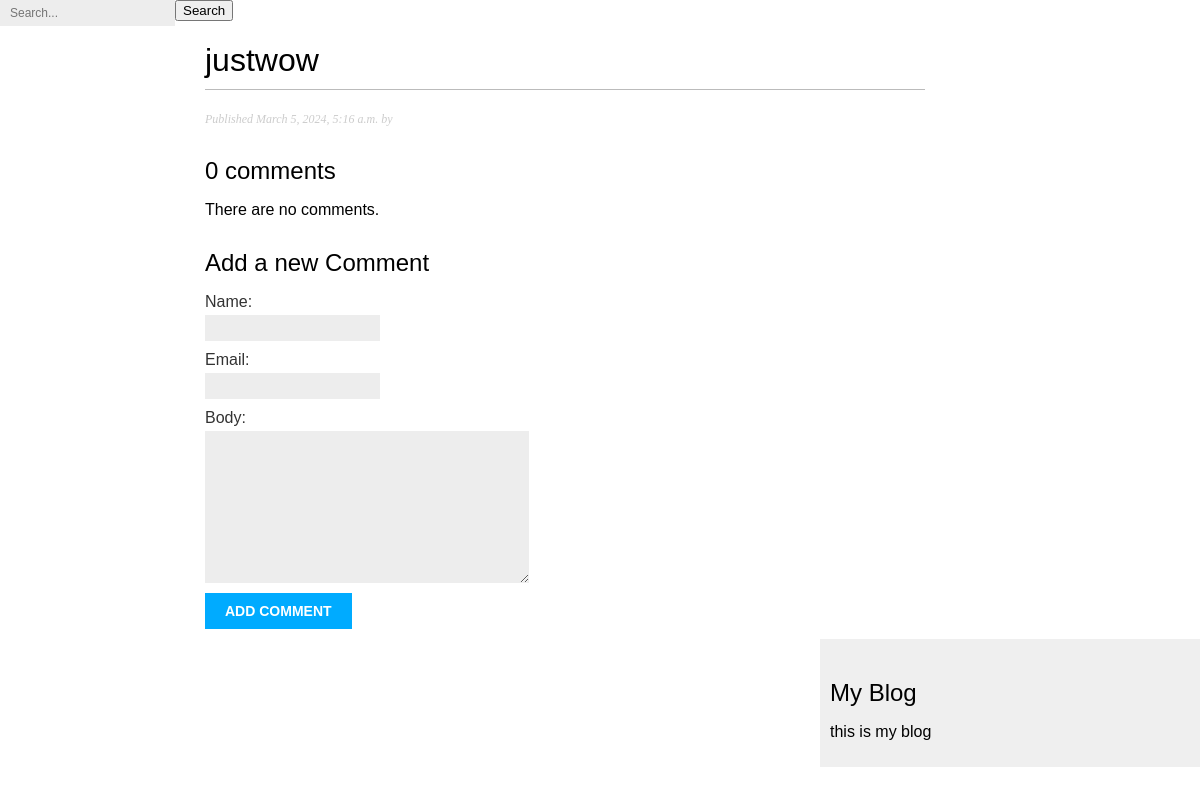
The page /thesis/2024/3/5/justwow/ on the database as committed earlier.
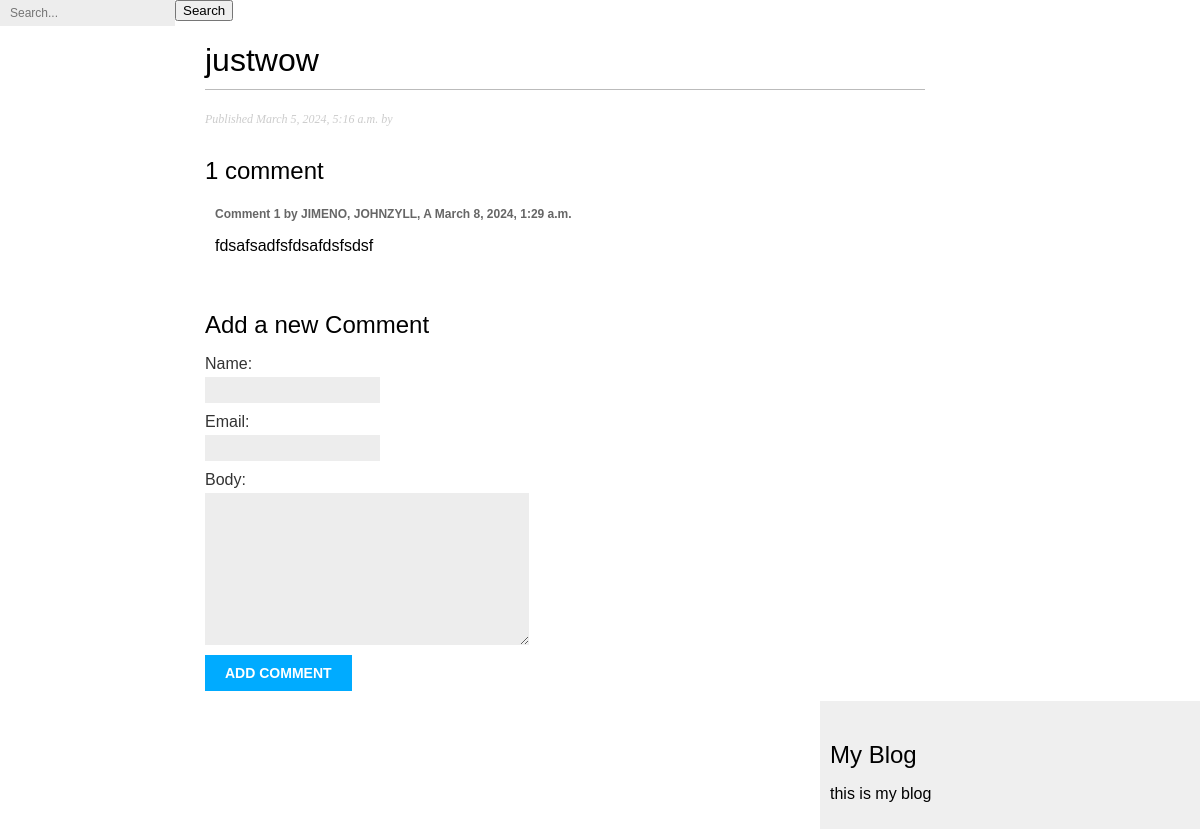
The same page on the database as committed later.
### thesis/models.py (models this page shows, shortened)
class Comment(models.Model):
    post = models.ForeignKey(Post,
                             on_delete=models.CASCADE,
                             related_name='comments')
    name = models.CharField(max_length=80)
    email=models.EmailField()
    body= models.TextField()
    created = models.DateTimeField(auto_now_add=True)
    updated= models.DateTimeField(auto_now=True)
    active=models.BooleanField(default=True)
    class Meta:
        ordering=['created']
        indexes = [
            models.Index(fields=['created']),
        ]

### thesis/views.py (the view)
def thesis_details(request, year, month, day, post):
    post = get_object_or_404(
        Post,
        status=Post.Status.PUBLISHED,
        publish__year=year,
        publish__month=month,
        publish__day=day,
        slug=post,
    )
    comments = post.comments.filter(active=True)
    form = CommentForm()
    return render(request, "thesis/post/detail.html", {"post": post,"comments": comments,
                   "form":form})

### thesis/forms.py
class CommentForm(ModelForm):
    class Meta:
        model = Comment
        fields = ["name", "email", "body"]

### thesis/templates/thesis/post/detail.html (shortened to what this page needs)
{% extends "base.html" %}
{% block content %}
  <h1>{{post.title}}</h1>
  <p class="date">
  Published {{post.publish}} by {{post.author}}
  </p>
  {% with comments.count as total_comments %}
    <h2>
      {{ total_comments }} comment{{ total_comments|pluralize}}
    </h2>
  {% endwith %}
  {% for comment in comments %}
      <div class="comment">
        <p class="info">
        Comment {{ forloop.counter }} by {{ comment.name }}
        {{ comment.created }}
        </p>
        {{ comment.body|linebreaks}}
      </div>
    {% empty %}
      <p>There are no comments. </p>
  {% endfor %}
  {% include "thesis/post/includes/comment_form.html" %}
{% endblock %}

Rows that differ between the two databases and show on the page:
added Comment: name "JIMENO, JOHNZYLL, A", created "March 8, 2024, 1:29 a.m.", body "fdsafsadfsfdsafdsfsdsf"
Other text that changed with them:
{{ total_comments }}: "0" → "1"
text no longer shown: "There are no comments."
